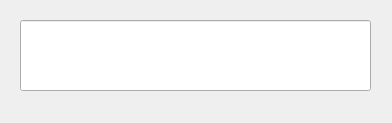
<?xml version="1.0" encoding="UTF-8"?>
<ui version="4.0">
 <class>MainWindow</class>
 <widget class="QMainWindow" name="MainWindow">
  <property name="enabled">
   <bool>true</bool>
  </property>
  <property name="geometry">
   <rect>
    <x>0</x>
    <y>0</y>
    <width>392</width>
    <height>123</height>
   </rect>
  </property>
  <property name="windowTitle">
   <string>PopUp</string>
  </property>
  <widget class="QWidget" name="centralwidget">
   <widget class="QLineEdit" name="le_aviso">
    <property name="enabled">
     <bool>true</bool>
    </property>
    <property name="geometry">
     <rect>
      <x>20</x>
      <y>20</y>
      <width>351</width>
      <height>71</height>
     </rect>
    </property>
    <property name="font">
     <font>
      <pointsize>10</pointsize>
      <weight>75</weight>
      <bold>true</bold>
     </font>
    </property>
    <property name="alignment">
     <set>Qt::AlignCenter</set>
    </property>
    <property name="readOnly">
     <bool>true</bool>
    </property>
   </widget>
  </widget>
 </widget>
 <resources/>
 <connections/>
</ui>
